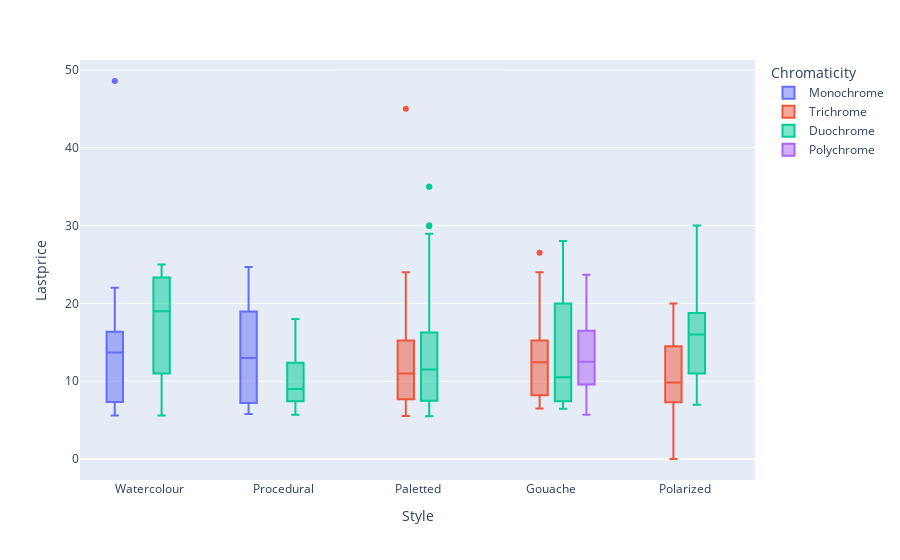

Notebook code for this chart:
### Markdown cell above
Looking at those Styles that have several variants of Chromaticity, we see that Chromaticity makes some difference in certain cases, e.g., Duochrome would be the preferred Chromaticity for both Watercolour and Polarized from a pure price perspective:

### Code cell
fig = px.box(df[df.Style.isin(["Gouache", "Paletted", "Polarized", "Procedural", "Watercolour"])], x="Style", y="Lastprice", color="Chromaticity")
fig.show()

### Figure 1 — Plotly figure (JSON) as saved in the notebook; plotly's stock layout.template omitted (floating-point values rounded to 4 significant figures; data arrays with more than 128 entries replaced by an {"elided": "..."} marker saying what was removed)
{"data": [{"alignmentgroup": "True", "hovertemplate": "Chromaticity=Monochrome<br>Style=%{x}<br>Lastprice=%{y}<extra></extra>", "legendgroup": "Monochrome", "marker": {"color": "#636efa"}, "name": "Monochrome", "notched": false, "offsetgroup": "Monochrome", "orientation": "v", "showlegend": true, "type": "box", "x": ["Watercolour", "Procedural", "Procedural", "Watercolour", "Procedural", "Procedural", "Procedural", "Procedural", "Procedural", "Procedural", "Watercolour", "Watercolour", "Watercolour", "Procedural", "Watercolour", "Procedural", "Procedural", "Procedural", "Watercolour", "Procedural", "Procedural", "Procedural", "Watercolour", "Procedural", "Procedural", "Procedural", "Watercolour", "Watercolour", "Procedural", "Procedural", "Procedural", "Watercolour", "Watercolour", "Procedural", "Watercolour", "Watercolour", "Procedural", "Procedural", "Watercolour", "Procedural", "Procedural", "Procedural", "Procedural", "Procedural"], "x0": " ", "xaxis": "x", "y": [48.57, 24.69, 24.5, 22, 21, 19.5, 19.2, 18.88, 18, 18, 16.5, 15.9, 14, 13.9, 13.7, 13.5, 13, 12.88, 9.5, 8.98, 8.89, 8.85, 8.6, 7.24, 7.1, 6.9, 6.9, 6.64, 6.25, 5.93, 5.8, 5.6, null, null, null, null, null, null, null, null, null, null, null, null], "y0": " ", "yaxis": "y"}, {"alignmentgroup": "True", "hovertemplate": "Chromaticity=Trichrome<br>Style=%{x}<br>Lastprice=%{y}<extra></extra>", "legendgroup": "Trichrome", "marker": {"color": "#EF553B"}, "name": "Trichrome", "notched": false, "offsetgroup": "Trichrome", "orientation": "v", "showlegend": true, "type": "box", "x": {"elided": "191 str values"}, "x0": " ", "xaxis": "x", "y": {"elided": "191 float values"}, "y0": " ", "yaxis": "y"}, {"alignmentgroup": "True", "hovertemplate": "Chromaticity=Duochrome<br>Style=%{x}<br>Lastprice=%{y}<extra></extra>", "legendgroup": "Duochrome", "marker": {"color": "#00cc96"}, "name": "Duochrome", "notched": false, "offsetgroup": "Duochrome", "orientation": "v", "showlegend": true, "type": "box", "x": {"elided": "352 str values"}, "x0": " ", "xaxis": "x", "y": {"elided": "352 float values"}, "y0": " ", "yaxis": "y"}, {"alignmentgroup": "True", "hovertemplate": "Chromaticity=Polychrome<br>Style=%{x}<br>Lastprice=%{y}<extra></extra>", "legendgroup": "Polychrome", "marker": {"color": "#ab63fa"}, "name": "Polychrome", "notched": false, "offsetgroup": "Polychrome", "orientation": "v", "showlegend": true, "type": "box", "x": ["Gouache", "Gouache", "Gouache", "Gouache", "Gouache", "Gouache", "Gouache", "Gouache", "Gouache", "Gouache", "Gouache", "Gouache", "Gouache", "Gouache", "Gouache", "Gouache", "Gouache", "Gouache", "Gouache", "Gouache", "Gouache", "Gouache", "Gouache", "Gouache", "Gouache", "Gouache", "Gouache", "Gouache", "Gouache", "Gouache", "Gouache", "Gouache", "Gouache"], "x0": " ", "xaxis": "x", "y": [23.69, 22.99, 22.5, 21, 18, 17.5, 17, 16.5, 16.5, 15.89, 15, 15, 15, 12.95, 12.5, 12.5, 12, 11.5, 11.5, 11.11, 10.97, 10, 9.8, 9.5, 8.8, 8.7, 6.88, 6.5, 5.99, 5.8, 5.69, null, null], "y0": " ", "yaxis": "y"}], "layout": {"boxmode": "group", "legend": {"title": {"text": "Chromaticity"}, "tracegroupgap": 0}, "margin": {"t": 60}, "xaxis": {"anchor": "y", "domain": [0, 1], "title": {"text": "Style"}}, "yaxis": {"anchor": "x", "domain": [0, 1], "title": {"text": "Lastprice"}}}}
